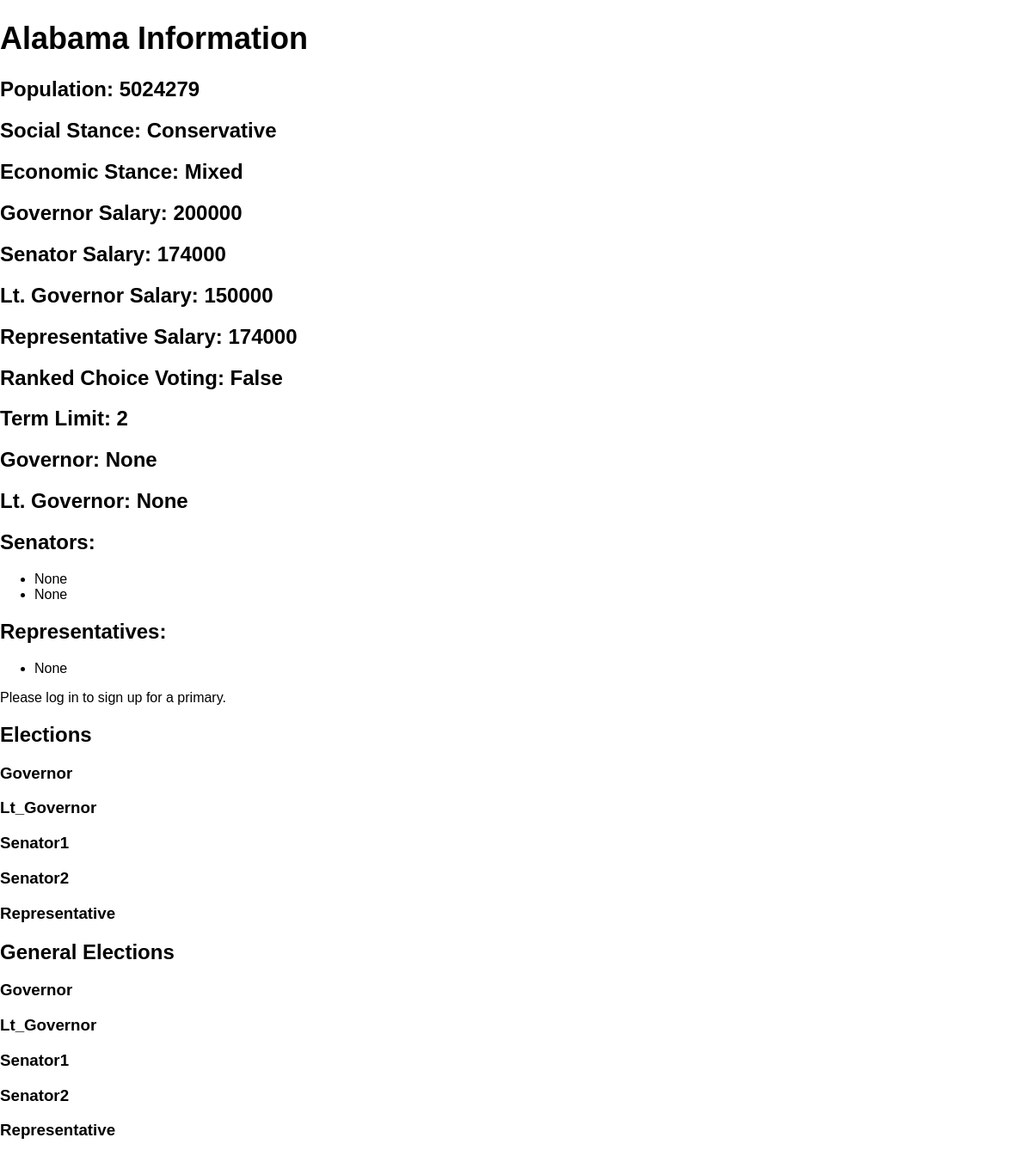
/state/2, run on the app's committed database.
### app.py (models this page shows, shortened)
class State(db.Model):
    id = db.Column(db.Integer, primary_key=True)
    name = db.Column(db.String(100))
    population = db.Column(db.Integer)
    social_stance = db.Column(db.String(100))
    economic_stance = db.Column(db.String(100))
    governor_salary = db.Column(db.Integer)
    senator_salary = db.Column(db.Integer)
    lt_governor_salary = db.Column(db.Integer)
    representative_salary = db.Column(db.Integer)
    ranked_choice_voting = db.Column(db.Boolean)
    term_limit = db.Column(db.Integer)
    governor_id = db.Column(db.Integer, db.ForeignKey('politician.id'))
    lt_governor_id = db.Column(db.Integer, db.ForeignKey('politician.id'))
    senator1_id = db.Column(db.Integer, db.ForeignKey('politician.id'))
    senator2_id = db.Column(db.Integer, db.ForeignKey('politician.id'))
    representative_id = db.Column(db.Integer, db.ForeignKey('politician.id'))
    governor = db.relationship('Politician', foreign_keys=[governor_id], uselist=False)
    lt_governor = db.relationship('Politician', foreign_keys=[lt_governor_id], uselist=False)
    senator1 = db.relationship('Politician', foreign_keys=[senator1_id], uselist=False)
    senator2 = db.relationship('Politician', foreign_keys=[senator2_id], uselist=False)
    representative = db.relationship('Politician', foreign_keys=[representative_id], uselist=False)

### app.py (the view)
@app.route('/state/<int:state_id>')
def state(state_id):
    state_data = State.query.get(state_id)
    if state_data is None:
        abort(404)  # Sends a 404 error to the client
    if 'politician_id' in session:
        politician = Politician.query.get(session['politician_id'])
        user_is_signed_up = Primary.query.filter_by(politician_id=politician.id, state_id=state_id).first() is not None
    else:
        politician = None
        user_is_signed_up = False
    state_data.governor = Politician.query.get(state_data.governor_id)
    state_data.lt_governor = Politician.query.get(state_data.lt_governor_id)
    state_data.senator1 = Politician.query.get(state_data.senator1_id)
    state_data.senator2 = Politician.query.get(state_data.senator2_id)
    state_data.representative = Politician.query.get(state_data.representative_id)
    primaries = {}
    positions = ['governor', 'lt_governor', 'senator1', 'senator2', 'representative']
    for position in positions:
        primaries_for_position = Primary.query.filter_by(position=position, state_id=state_id).all()
        politicians_for_position = [{'politician': Politician.query.get(primary.politician_id), 'poll_percent': primary.poll_percent} for primary in primaries_for_position]
        primaries[position] = politicians_for_position
    general_elections = {}
    for position in positions:
        general_elections_for_position = GeneralElection.query.filter_by(position=position, state_id=state_id).all()
        politicians_for_position = [{'politician': Politician.query.get(general_election.politician_id)} for general_election in general_elections_for_position]
        general_elections[position] = politicians_for_position
    user_in_general = False
    if politician:
        for position, politicians in general_elections.items():
            if any(p['politician'].id == politician.id for p in politicians):
                user_in_general = True
                break
    return render_template('state.html', state=state_data, politician=politician,
                           user_is_signed_up=user_is_signed_up, primaries=primaries,
                           general_elections=general_elections, user_in_general=user_in_general)

### templates/state.html (shortened to what this page needs)
<!DOCTYPE html>
<html>
<head>
    <link rel="stylesheet" type="text/css" href="{{ url_for('static', filename='styles.css') }}">
</head>
<body>
    <h1>{{ state.name }} Information</h1>
    <h2>Population: {{ state.population }}</h2>
    <h2>Social Stance: {{ state.social_stance }}</h2>
    <h2>Economic Stance: {{ state.economic_stance }}</h2>
    <h2>Governor Salary: {{ state.governor_salary }}</h2>
    <h2>Senator Salary: {{ state.senator_salary }}</h2>
    <h2>Lt. Governor Salary: {{ state.lt_governor_salary }}</h2>
    <h2>Representative Salary: {{ state.representative_salary }}</h2>
    <h2>Ranked Choice Voting: {{ state.ranked_choice_voting }}</h2>
    <h2>Term Limit: {{ state.term_limit }}</h2>
    <h2>Governor: {{ state.governor.name if state.governor else 'None' }}</h2>
    <h2>Lt. Governor: {{ state.lt_governor.name if state.lt_governor else 'None' }}</h2>
    <h2>Senators:</h2>
    <ul>
        <li>{{ state.senator1.name if state.senator1 else 'None' }}</li>
        <li>{{ state.senator2.name if state.senator2 else 'None' }}</li>
    </ul>
    <h2>Representatives:</h2>
    <ul>
        <li>{{ state.representative.name if state.representative else 'None' }}</li>
    </ul>
    {% if politician %}
        {% if not user_is_signed_up %}
            <h2>Sign up for a primary</h2>
            <form id="signupForm">
                <label for="position">Position:</label>
                <select name="position" id="position">
                    <option value="governor">Governor</option>
                    <option value="lt_governor">Lieutenant Governor</option>
                    <option value="senator1">Senator Class 1</option>
                    <option value="senator2">Senator Class 2</option>
                    <option value="representative">Representative</option>
                </select>
                <input type="hidden" name="user_id" value="{{ politician.id }}">
                <input type="hidden" name="state_id" value="{{ politician.state_id }}">
                <input type="submit" value="Sign up">
            </form>
        {% else %}
            <p>You have already signed up for a primary in your state.</p>
        {% endif %}
    {% else %}
        <p>Please log in to sign up for a primary.</p>
    {% endif %}
    <h2>Elections</h2>
    {% for position, politicians in primaries.items() %}
        <h3>{{ position.title() }}</h3>
    {% endfor %}
    <h2>General Elections</h2>
    {% for position, politicians in general_elections.items() %}
        <h3>{{ position.title() }}</h3>
    {% endfor %}
</body>
</html>

### templates/static/styles.css (style rules this page uses)
body { font-family: Arial, sans-serif; margin: 0; padding: 0; }
h1 { font-size: 36px; }

### data on the page
State: name "Alabama", population "5024279", social_stance "Conservative", economic_stance "Mixed", governor_salary "200000", senator_salary "174000", lt_governor_salary "150000", representative_salary "174000", ranked_choice_voting "False", term_limit "2"

### other printed values
{{ state.governor.name if state.governor else 'None' }} "None"
{{ state.lt_governor.name if state.lt_governor else 'None' }} "None"
{{ state.senator1.name if state.senator1 else 'None' }} "None"
{{ state.senator2.name if state.senator2 else 'None' }} "None"
{{ state.representative.name if state.representative else 'None' }} "None"
{{ position.title() }} "Governor" "Lt_Governor" "Senator1" "Senator2" "Representative"
